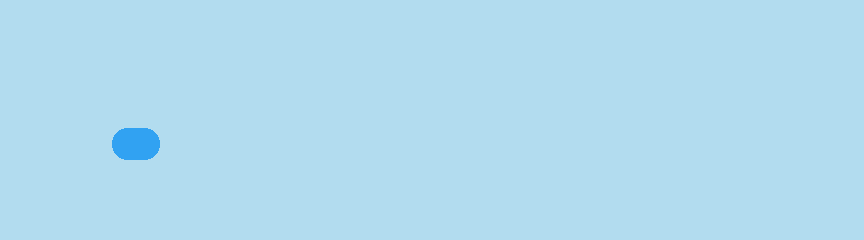

A level layout from a 2D game, rendered from its tile map. Below: a short description, then the map file with its tile-grid data intact:
An orthogonal 54x15 tile map with 16x16 px tiles, 2 tile layers (back, main).

<map version="1.10" tiledversion="1.10.2" orientation="orthogonal" renderorder="right-down" width="54" height="15" tilewidth="16" tileheight="16" infinite="0" nextlayerid="3" nextobjectid="1">
 <tileset firstgid="1" source="tileset.tsx" />
 <layer id="2" name="back" width="54" height="15">
  <data encoding="csv">
17,17,17,17,17,17,17,17,17,17,17,17,17,17,17,17,17,17,17,17,17,17,17,17,17,17,17,17,17,17,17,17,17,17,17,17,17,17,17,17,17,17,17,17,17,17,17,17,17,17,17,17,17,17,
17,17,17,17,17,17,17,17,17,17,17,17,17,17,17,17,17,17,17,17,17,17,17,17,17,17,17,17,17,17,17,17,17,17,17,17,17,17,17,17,17,17,17,17,17,17,17,17,17,17,17,17,17,17,
17,17,17,17,17,17,17,17,17,17,17,17,17,17,17,17,17,17,17,17,17,17,17,17,17,17,17,17,17,17,17,17,17,17,17,17,17,17,17,17,17,17,17,17,17,17,17,17,17,17,17,17,17,17,
17,17,17,17,17,17,17,17,17,17,17,17,17,17,17,17,17,17,17,17,17,17,17,17,17,17,17,17,17,17,17,17,17,17,17,17,17,17,17,17,17,17,17,17,17,17,17,17,17,17,17,17,17,17,
17,17,17,17,17,17,17,17,17,17,17,17,17,17,17,17,17,17,17,17,17,17,17,17,17,17,17,17,17,17,17,17,17,17,17,17,17,17,17,17,17,17,17,17,17,17,17,17,17,17,17,17,17,17,
17,17,17,17,17,17,17,17,17,17,17,17,17,17,17,17,17,17,17,17,17,17,17,17,17,17,17,17,17,17,17,17,17,17,17,17,17,17,17,17,17,17,17,17,17,17,17,17,17,17,17,17,17,17,
17,17,17,17,17,17,17,17,17,17,17,17,17,17,17,17,17,17,17,17,17,17,17,17,17,17,17,17,17,17,17,17,17,17,17,17,17,17,17,17,17,17,17,17,17,17,17,17,17,17,17,17,17,17,
17,17,17,17,17,17,17,17,17,17,17,17,17,17,17,17,17,17,17,17,17,17,17,17,17,17,17,17,17,17,17,17,17,17,17,17,17,17,17,17,17,17,17,17,17,17,17,17,17,17,17,17,17,17,
17,17,17,17,17,17,17,21,18,22,17,17,17,17,17,17,17,17,17,17,17,17,17,17,17,17,17,17,17,17,17,17,17,17,17,17,17,17,17,17,17,17,17,17,17,17,17,17,17,17,17,17,17,17,
17,17,17,17,17,17,17,29,18,30,17,17,17,17,17,17,17,17,17,17,17,17,17,17,17,17,17,17,17,17,17,17,17,17,17,17,17,17,17,17,17,17,17,17,17,17,17,17,17,17,17,17,17,17,
17,17,17,17,17,17,17,17,17,17,17,17,17,17,17,17,17,17,17,17,17,17,17,17,17,17,17,17,17,17,17,17,17,17,17,17,17,17,17,17,17,17,17,17,17,17,17,17,17,17,17,17,17,17,
17,17,17,17,17,17,17,17,17,17,17,17,17,17,17,17,17,17,17,17,17,17,17,17,17,17,17,17,17,17,17,17,17,17,17,17,17,17,17,17,17,17,17,17,17,17,17,17,17,17,17,17,17,17,
17,17,17,17,17,17,17,17,17,17,17,17,17,17,17,17,17,17,17,17,17,17,17,17,17,17,17,17,17,17,17,17,17,17,17,17,17,17,17,17,17,17,17,17,17,17,17,17,17,17,17,17,17,17,
17,17,17,17,17,17,17,17,17,17,17,17,17,17,17,17,17,17,17,17,17,17,17,17,17,17,17,17,17,17,17,17,17,17,17,17,17,17,17,17,17,17,17,17,17,17,17,17,17,17,17,17,17,17,
17,17,17,17,17,17,17,17,17,17,17,17,17,17,17,17,17,17,17,17,17,17,17,17,17,17,17,17,17,17,17,17,17,17,17,17,17,17,17,17,17,17,17,17,17,17,17,17,17,17,17,17,17,17
</data>
 </layer>
 <layer id="1" name="main" width="54" height="15">
  <data encoding="csv">
0,0,0,0,0,0,0,0,0,0,0,0,0,0,0,0,0,0,0,0,0,0,0,0,0,0,0,0,0,0,0,0,0,0,0,0,0,0,0,0,0,0,0,0,0,0,0,0,0,0,0,0,0,0,
0,0,0,0,0,0,0,0,0,0,0,0,0,0,0,0,0,0,0,0,0,0,0,0,0,0,0,0,0,0,0,0,0,0,0,0,0,0,0,0,0,0,0,0,0,0,0,0,0,0,0,0,0,0,
0,0,0,0,0,0,0,0,0,0,0,0,0,0,0,0,0,0,0,0,0,0,0,0,0,0,0,0,0,0,0,0,0,0,0,0,0,0,0,0,0,0,0,0,0,0,0,0,0,0,0,0,0,0,
0,0,0,0,0,0,0,0,0,0,0,0,0,0,0,0,0,0,0,0,0,0,0,0,0,0,0,0,0,0,0,0,0,0,0,0,0,0,0,0,0,0,0,0,0,0,0,0,0,0,0,0,0,0,
0,0,0,0,0,0,0,0,0,0,0,0,0,0,0,0,0,0,0,0,0,0,0,0,0,0,0,0,0,0,0,0,0,0,0,0,0,0,0,0,0,0,0,0,0,0,0,0,0,0,0,0,0,0,
0,0,0,0,0,0,0,0,0,0,0,0,0,0,0,0,0,0,0,0,0,0,0,0,0,0,0,0,0,0,0,0,0,0,0,0,0,0,0,0,0,0,0,0,0,0,0,0,0,0,0,0,0,0,
0,0,0,0,0,0,0,0,0,0,0,0,0,0,0,0,0,0,0,0,0,0,0,0,0,0,0,0,0,0,0,0,0,0,0,0,0,0,0,0,0,0,0,0,0,0,0,0,0,0,0,0,0,0,
0,0,0,0,0,0,0,0,0,0,0,0,0,0,0,0,0,0,0,0,0,0,0,0,0,0,0,0,0,0,0,0,0,0,0,0,0,0,0,0,0,0,0,0,0,0,0,0,0,0,0,0,0,0,
0,0,0,0,0,0,0,0,0,0,0,0,0,0,0,0,0,0,0,0,0,0,0,0,0,0,0,0,0,0,0,0,0,0,0,0,0,0,0,0,0,0,0,0,0,0,0,0,0,0,0,0,0,0,
0,0,0,0,0,0,0,0,0,0,0,0,0,0,0,0,0,0,0,0,0,0,0,0,0,0,0,0,0,0,0,0,0,0,0,0,0,0,0,0,0,0,0,0,0,0,0,0,0,0,0,0,0,0,
0,0,0,0,0,0,0,0,0,0,0,0,0,0,0,0,0,0,0,0,0,0,0,0,0,0,0,0,0,0,0,0,0,0,0,0,0,0,0,0,0,0,0,0,0,0,0,0,0,0,0,0,0,0,
0,0,0,0,0,0,0,0,0,0,0,0,0,0,0,0,0,0,0,0,0,0,0,0,0,0,0,0,0,0,0,0,0,0,0,0,0,0,0,0,0,0,0,0,0,0,0,0,0,0,0,0,0,0,
0,0,0,0,0,0,0,0,0,0,0,0,0,0,0,0,0,0,0,0,0,0,0,0,0,0,0,0,0,0,0,0,0,0,0,0,0,0,0,0,0,0,0,0,0,0,0,0,0,0,0,0,0,0,
0,0,0,0,0,0,0,0,0,0,0,0,0,0,0,0,0,0,0,0,0,0,0,0,0,0,0,0,0,0,0,0,0,0,0,0,0,0,0,0,0,0,0,0,0,0,0,0,0,0,0,0,0,0,
0,0,0,0,0,0,0,0,0,0,0,0,0,0,0,0,0,0,0,0,0,0,0,0,0,0,0,0,0,0,0,0,0,0,0,0,0,0,0,0,0,0,0,0,0,0,0,0,0,0,0,0,0,0
</data>
 </layer>
</map>
